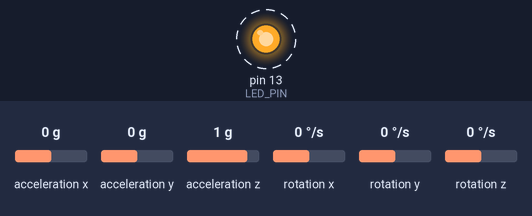
Bench run of a sketch on a simulated Arduino Uno, built with avr-gcc and run on an emulated ATmega328P. Parts: output pins drawn as LEDs (lit = HIGH). Dashed ring = blinking. The test bench sets the inputs (shaded band); at power-on: acceleration x 0 g, acceleration y 0 g, acceleration z 1 g, rotation x 0 °/s, rotation y 0 °/s, rotation z 0 °/s. What the sketch prints to the serial monitor is not drawn.

Above: at 1.2 s.
1.3 s: acceleration x set to -1.4 g
4.3 s: acceleration y set to -1.4 g
7.3 s: acceleration z set to -1.4 g
13.3 s: acceleration x set to 0 g
Timing chart, 0 to 23.3 s (numbered marks = the images above; inputs shaded):
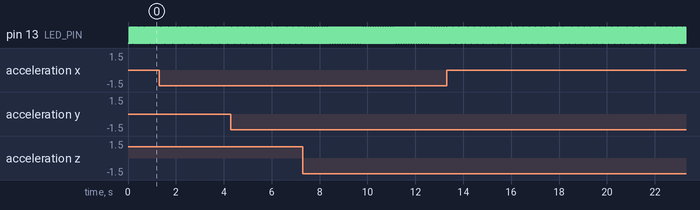

The sketch:

MPU6050_raw.ino
```cpp
#include "MPU6050.h"

MPU6050 accel;

int16_t ax, ay, az;

#define LED_PIN 13
bool blinkState = false;

void setup() {
    Serial.begin(9600);

    // initialize device
    Serial.println("Initializing I2C device...");
    accel.initialize();

    // verify connection
    Serial.println("Testing device connections...");
    Serial.println(accel.testConnection() ? "MPU6050 connection successful" : "MPU6050 connection failed");

    // configure Arduino LED pin for output
    pinMode(LED_PIN, OUTPUT);
}

void loop() {
    // read raw accel/gyro measurements from device
    accel.getAcceleration(&ax, &ay, &az);

    // display tab-separated accel/gyro x/y/z values
    Serial.print("accel:\t");
    Serial.print(ax/16384.0); Serial.print("\t");
    Serial.print(ay/16384.0); Serial.print("\t");
    Serial.print(az/16384.0); Serial.print("\n");

    // Send the data in to our main function

    // blink LED to indicate activity
    blinkState = !blinkState;
    digitalWrite(LED_PIN, blinkState);
}
```

Measured:
- by itself, pin 13 (LED_PIN): alternates HIGH for 0.02 s and LOW for 0.02 s
